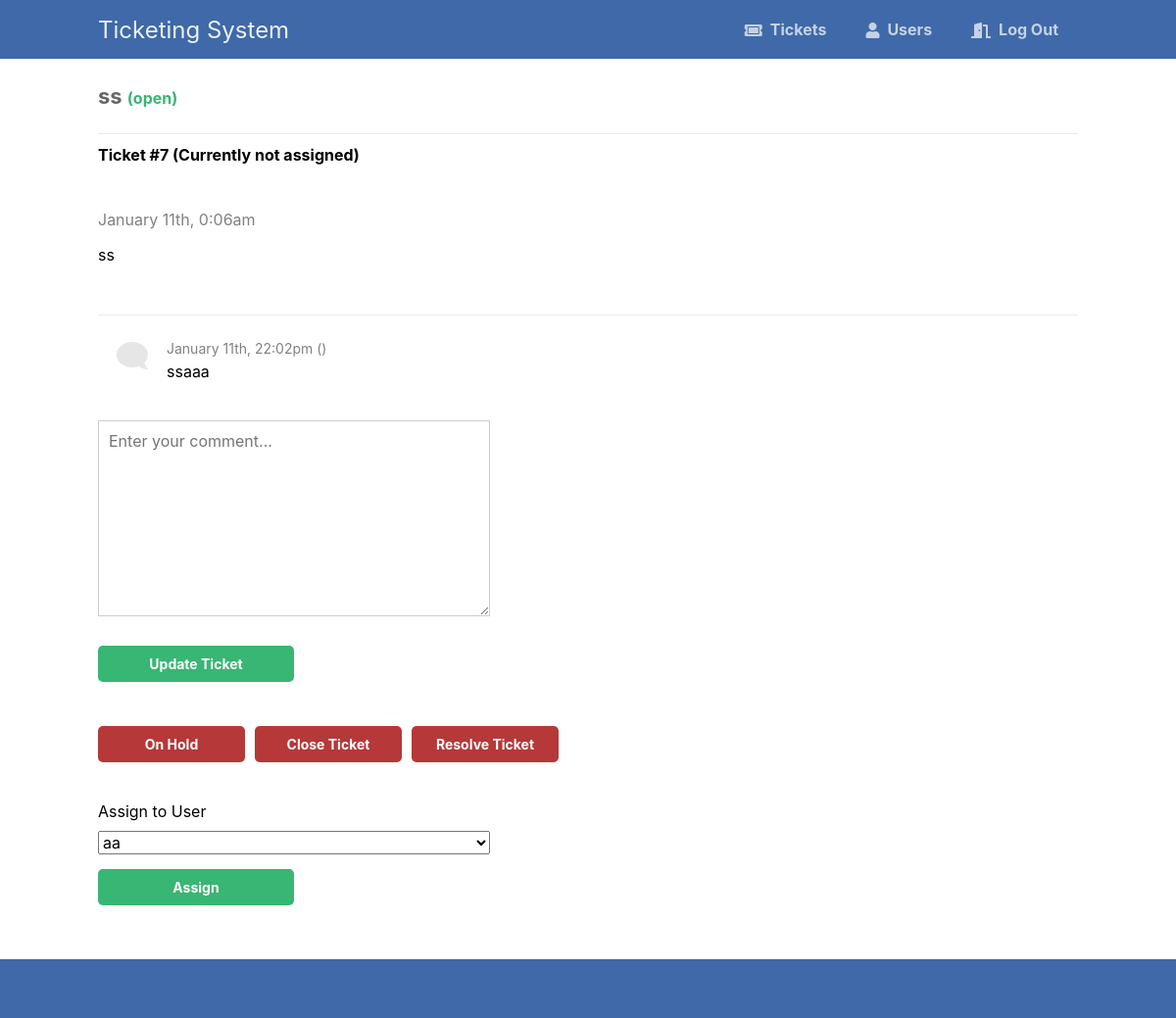
The app's page /admin/view.php?id=7 (signed in) with its own data.
### tables this page shows
CREATE TABLE `tickets` (
  `id` int(11) NOT NULL,
  `title` varchar(255) NOT NULL,
  `msg` text NOT NULL,
  `email` varchar(255) DEFAULT NULL,
  `created` datetime NOT NULL DEFAULT current_timestamp(),
  `status` enum('open','closed','resolved','hold') NOT NULL DEFAULT 'open',
  `assigned` varchar(50) DEFAULT NULL
);

CREATE TABLE `tickets_comments` (
  `id` int(11) NOT NULL,
  `ticket_id` int(11) NOT NULL,
  `msg` text NOT NULL,
  `created` datetime NOT NULL DEFAULT current_timestamp(),
  `assigned` varchar(50) DEFAULT NULL
);

### admin/view.php (the view, shortened to what this page needs)
<?php
include '../inc/functions.php';
$pdo = pdo_connect_mysql();
$stmt = $pdo->prepare('SELECT * FROM tickets WHERE id = ?');
$stmt->execute([ $_GET['id'] ]);
$ticket = $stmt->fetch(PDO::FETCH_ASSOC);
$stmt = $pdo->prepare('SELECT * FROM tickets_comments WHERE ticket_id = ?');
$stmt->execute([ $_GET['id'] ]);
$comments = $stmt->fetchAll(PDO::FETCH_ASSOC);
$pdo = pdo_connect_mysql();
$stmt = $pdo->prepare('SELECT * FROM users WHERE status="active"');
$stmt->execute();
$users = $stmt->fetchAll(PDO::FETCH_ASSOC);
?>
<?=template_header('Ticket')?>
<div class="content view">
	<h2><?=htmlspecialchars($ticket['title'], ENT_QUOTES)?>
	<span class="<?=$ticket['status']?>">(<?=$ticket['status']?>)</span></h2>
	<h1>Ticket <?php echo("#".$ticket['id']) ?>
	<?php
		if ($ticket['assigned']==null)
		{
			echo (" (Currently not assigned)");
		}
		else
		{
		echo(" (Assigned to ".$ticket['assigned'].")");
		}
		?>
</h1>
    <div class="ticket">
        <p class="created"><?=date('F dS, G:ia', strtotime($ticket['created']))?></p>
        <p class="msg"><?=nl2br(htmlspecialchars($ticket['msg'], ENT_QUOTES))?></p>
    </div>
    <div class="comments">
        <?php foreach($comments as $comment): ?>
        <div class="comment">
            <div>
                <i class="fas fa-comment fa-2x"></i>
            </div>
            <p>
                <span><?=date('F dS, G:ia', strtotime($comment['created']));  echo (" (".$comment['assigned'].")");?></span>
                <?=nl2br(htmlspecialchars($comment['msg'], ENT_QUOTES))?>
            </p>
        </div>
        <?php endforeach; ?>
        <form action="" method="post">
            <textarea name="msg" placeholder="Enter your comment..."></textarea>
            <input type="submit" value="Update Ticket">
        </form>
<div class="btns">
		<?php
		if ($ticket['status']=="hold")
		{
			?>
			<a href="view.php?id=<?=$_GET['id']?>&status=open" class="btn">Remove Hold</a>
		<?php
		}
		else
		{
			?>
			<a href="view.php?id=<?=$_GET['id']?>&status=hold" class="btn red">On Hold</a>
		<?php
		}
		?>
	<a href="view.php?id=<?=$_GET['id']?>&status=closed" class="btn red">Close Ticket</a>
        <a href="view.php?id=<?=$_GET['id']?>&status=resolved" class="btn red">Resolve Ticket</a>
  </div>
	<form action="" method="post">
		<label for="email">Assign to User</label>
		<select name="assigned" id="assigned">
		<?php
		foreach($users as $user):
			if ($ticket['assigned']==$user['username'])
			{
				echo ('<option selected>'.$user['username'].'</option>');
			}
			else
			{
			echo ('<option>'.$user['username'].'</option>');
			}
        endforeach;
		?>
		</select>
            <input type="submit" value="Assign">
        </form>
    </div>
</div>
<?=template_footer()?>

### admin/style.css (style rules this page uses)
* { box-sizing: border-box; font-family: -apple-system, BlinkMacSystemFont, "segoe ui", roboto, oxygen, ubuntu, cantarell, "fira sans", "droid sans", "helvetica neue", Arial, sans-serif; font-size: 16px; -webkit-font-smoothing: antialiased; -moz-osx-font-smoothing: grayscale; }
body { background-color: #FFFFFF; margin: 0; }
.content { width: 1000px; margin: 0 auto; }
.content h2 { margin: 0; padding: 25px 0; font-size: 22px; border-bottom: 1px solid #ebebeb; color: #666666; }
.btns { display: flex; }
.btns .btn { display: inline-block; text-decoration: none; background-color: #38b673; font-weight: bold; font-size: 14px; border-radius: 5px; color: #FFFFFF; padding: 10px 15px; margin: 15px 10px 15px 0; width: 150px; text-align: center; }
.btns .btn.red { background-color: #b63838; display: block; width: 150px; text-align: center; }
.view h2 .open, .view h2 .resolved { color: #38b673; }
.view .ticket { padding: 20px 0; }
.view .ticket .created { color: gray; }
.view .comments { margin-top: 15px; border-top: 1px solid #ebebeb; padding: 25px 0; }
.view .comments .comment { display: flex; padding-bottom: 5px; }
.view .comments .comment div { display: flex; align-items: flex-start; justify-content: center; width: 70px; color: #e6e6e6; transform: scaleX(-1); }
.view .comments .comment p { margin: 0 0 20px 0; }
.view .comments .comment p span { display: flex; font-size: 14px; padding-bottom: 5px; color: gray; }
.create form, .view form { padding: 15px 0; display: flex; flex-flow: column; width: 400px; }
.create form label, .view form label { display: inline-flex; width: 100%; padding: 10px 0; margin-right: 25px; }
.create form input, .create form textarea, .view form input, .view form textarea { padding: 10px; width: 100%; margin-right: 25px; margin-bottom: 15px; border: 1px solid #cccccc; }
.create form textarea, .view form textarea { height: 200px; }
.create form input[type="submit"], .view form input[type="submit"] { display: block; background-color: #38b673; border: 0; font-weight: bold; font-size: 14px; color: #FFFFFF; cursor: pointer; width: 200px; margin-top: 15px; border-radius: 5px; }

### records on screen
tickets: title "ss", status "open", id "7", created "January 11th, 0:06am", msg "ss"
tickets_comments: created "January 11th, 22:02pm", msg "ssaaa"

### other values on screen
form field assigned "aa"
